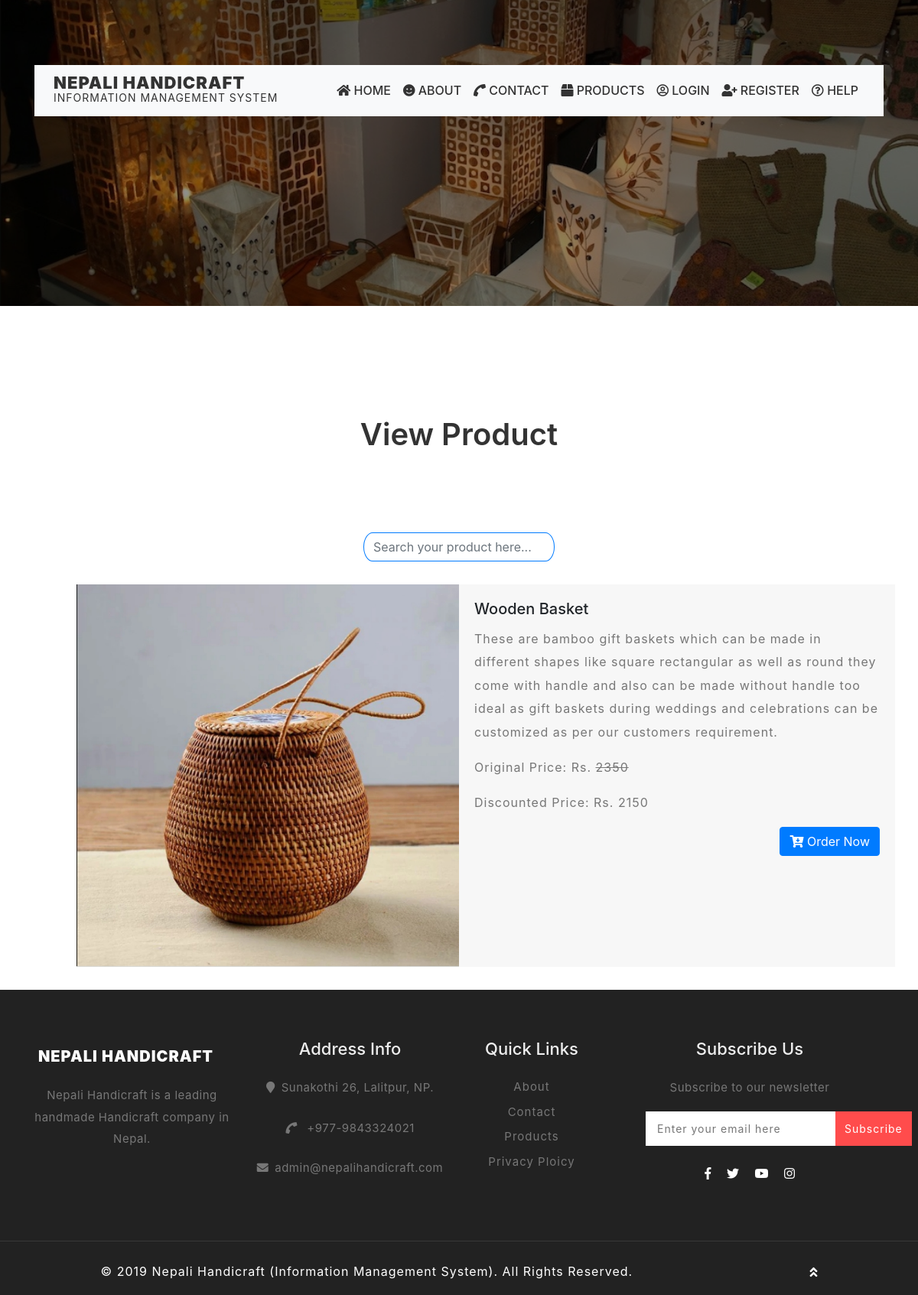
Page /productDetails.php?id=1 on the committed database.
### tables this page shows
CREATE TABLE `tbl_product` (
  `p_id` int(11) NOT NULL,
  `p_name` varchar(255) NOT NULL,
  `p_image` varchar(255) NOT NULL,
  `p_description` text NOT NULL,
  `p_price` double NOT NULL,
  `p_disprice` double NOT NULL
);

### includes/dbConnection.php (called while the page is built, shortened)
<?php
class Connection
{
    private $host;
    private $user;
    private $password;
    private $database;
    private $connect;
    public function __construct()
    {
        $this->host = "localhost";
        $this->user = "root";
        $this->password = "";
        $this->database = "00174648_devishbaidawarchhetri_cp";
    }
    public function getConnection()
    {
        $this->connect = new mysqli($this->host,$this->user,$this->password,$this->database);
        if($this->connect->connect_error)
        {
            die("Error :" .$this->connect->error);
        }
        else
        {
            return $this->connect;
        }
    }
    public function getData($sql)
    {
        $data = [];
        $result = $this->connect->query($sql);
        if($result->num_rows > 0)
        {
            while($row = $result->fetch_assoc())
            {
                $data[] = $row;
            }
        }
        else
        {
            echo "No data found";
        }
        return $data;
    }
}

### classes/product.class.1.php (called while the page is built, shortened)
<?php
require ("includes/dbConnection.php") ;
Class Product{
    private $connect;
    function __construct(){
        $this->connect = new Connection();
    }
    public function selectProduct($pro_id){
        return $this->connect->getData("SELECT * FROM `tbl_product` WHERE `p_id` = '$pro_id'");
    }
}
?>

### productDetails.php (the view, shortened to what this page needs)
<?php
    include_once('includes/header.php');
    require ('classes/product.class.1.php');
    $product = new Product();
    $productID = $_GET['id'];
    $details = $product->selectProduct($productID);
?>
<div class="inner-products">
    <div class="overlay-inner">
    </div>
</div>
<section>
    <section class="about py-5">
        <div class="container py-md-5">
            <div class="about-w3ls-info text-center mx-auto">
                <h3 class="tittle-wthree pt-md-5 pt-3">View Product</h3>
            </div>
        </div>
    </section>
    <section>
        <div class="container">
                <div class="search">
                    <input class="form-control" type="text" name="search" placeholder="Search your product here..." id="search">
                </div>
            <div class="row">
                <div class="col-lg-6 mb-4 d-flex align-items-stretch pdd-side">
                    <div class="card mx-auto">
                        <img class="card-img-top" style="height:500px; width: auto; border-radius: 0;" src="images/product-images/<?php echo $details[0]['p_image']; ?>" alt="Card image cap">
                </div>
                </div>
                <div class="col-lg-6 d-flex align-items-stretch pdd-side">
                    <div class="card mx-auto">
                        <div class="card-body">
                            <h5 class="card-title"><?php echo $details[0]['p_name']; ?></h5>
                            <p class="card-text"><?php echo $details[0]['p_description']; ?></p>
                            <p class="card-text">Original Price: Rs. <s><?php echo $details[0]['p_price']; ?></s></p>
                            <p class="card-text text-justify">Discounted Price: Rs. <?php echo $details[0]['p_disprice']; ?></p>
                            <a href="product-confirm.php?id=<?php echo $details[0]['p_id']; ?>" class="btn btn-primary float-right" style="color: #fff !important;"><i class="fas fa-cart-arrow-down"></i> Order Now</a>
                        </div>
                    </div>
                </div>
            </div>
        </div>
    </section>
</section>
<?php include_once('includes/footer.php');?>

### css/style.css (style rules this page uses)
* { box-sizing: border-box; }
html, body { margin: 0; padding: 0; min-height: 100%; width: 100%; font-family: -apple-system, BlinkMacSystemFont, "Segoe UI", Roboto, "Helvetica Neue", Arial, sans-serif, "Apple Color Emoji", "Segoe UI Emoji", "Segoe UI Symbol"; }
a { color: #333 !important; transition: all 0.25s ease-in; }
h3.tittle-wthree { color: #333; font-size: 2.5em; font-weight: 600; }
p { font-size: 1em; color: #777; line-height: 1.9em; letter-spacing: 1px; }
.inner-products { background: url(../images/products-overlay.jpg) no-repeat center; background-size: cover; }
.overlay-inner { min-height: 25em; background: rgba(0, 0, 0, 0.44); }

### productDetails.php (style rules this page uses)
input[type=text] { width: 250px; display: block; transition: width 0.4s ease-in-out; border-radius: 32px/50px; border-color: #007bff; }
input#search { margin: 0 auto; }
.card { margin-right: 0 !important; border-radius: 0; border: none; background-color: #f7f7f7; }
.pdd-side { margin: 30px 0 30px !important; padding: 0 !important; }

### rows in the picture
tbl_product: p_image (picture), p_name "Wooden Basket", p_description "These are bamboo gift baskets which can be made in different shapes like square rectangular as well as round they come with handle and also can be made without handle too ideal as gift baskets during weddings and celebrations can be customized as per our customers requirement.", p_price "2350", p_disprice "2150"
